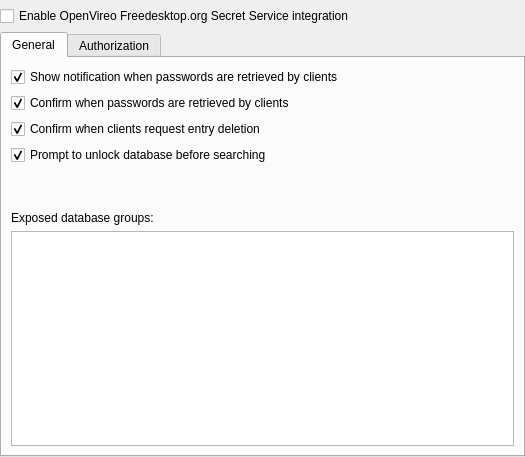
<?xml version="1.0" encoding="UTF-8"?>
<ui version="4.0">
 <class>SettingsWidgetFdoSecrets</class>
 <widget class="QWidget" name="SettingsWidgetFdoSecrets">
  <property name="geometry">
   <rect>
    <x>0</x>
    <y>0</y>
    <width>525</width>
    <height>457</height>
   </rect>
  </property>
  <property name="windowTitle">
   <string>Options</string>
  </property>
  <layout class="QVBoxLayout" name="verticalLayout">
   <property name="leftMargin">
    <number>0</number>
   </property>
   <property name="topMargin">
    <number>0</number>
   </property>
   <property name="rightMargin">
    <number>0</number>
   </property>
   <property name="bottomMargin">
    <number>0</number>
   </property>
   <item>
    <widget class="MessageWidget" name="warningMsg" native="true"/>
   </item>
   <item>
    <widget class="QCheckBox" name="enableFdoSecretService">
     <property name="text">
      <string>Enable OpenVireo Freedesktop.org Secret Service integration</string>
     </property>
    </widget>
   </item>
   <item>
    <widget class="QTabWidget" name="tabWidget">
     <property name="currentIndex">
      <number>0</number>
     </property>
     <widget class="QWidget" name="tab">
      <attribute name="title">
       <string>General</string>
      </attribute>
      <layout class="QVBoxLayout" name="verticalLayout_2">
       <item>
        <widget class="QCheckBox" name="showNotification">
         <property name="text">
          <string>Show notification when passwords are retrieved by clients</string>
         </property>
         <property name="checked">
          <bool>true</bool>
         </property>
        </widget>
       </item>
       <item>
        <widget class="QCheckBox" name="confirmAccessItem">
         <property name="toolTip">
          <string>&lt;html&gt;&lt;head/&gt;&lt;body&gt;&lt;p&gt;If enabled, any attempt to read a password must be confirmed. Otherwise, clients can read passwords without confirmation when the database is unlocked.&lt;/p&gt;&lt;p&gt;This option only covers the access to the password of an entry. Clients can always enumerate the items of exposed databases and query their attributes.&lt;/p&gt;&lt;/body&gt;&lt;/html&gt;</string>
         </property>
         <property name="text">
          <string>Confirm when passwords are retrieved by clients</string>
         </property>
         <property name="checked">
          <bool>true</bool>
         </property>
        </widget>
       </item>
       <item>
        <widget class="QCheckBox" name="confirmDeleteItem">
         <property name="toolTip">
          <string>&lt;html&gt;&lt;head/&gt;&lt;body&gt;&lt;p&gt;This setting does not override disabling recycle bin prompts &lt;/p&gt;&lt;/body&gt;&lt;/html&gt;</string>
         </property>
         <property name="text">
          <string>Confirm when clients request entry deletion</string>
         </property>
         <property name="checked">
          <bool>true</bool>
         </property>
        </widget>
       </item>
       <item>
        <widget class="QCheckBox" name="unlockBeforeSearch">
         <property name="toolTip">
          <string>&lt;html&gt;&lt;head/&gt;&lt;body&gt;&lt;p&gt;This improves compatibility with certain applications which search for password without unlocking the database first.&lt;/p&gt;&lt;p&gt;But enabling this may also crash the client if the database can not be unlocked within a certain timeout. (Usually 25s, but may be a different value set in applications.) &lt;/p&gt;&lt;/body&gt;&lt;/html&gt;</string>
         </property>
         <property name="text">
          <string>Prompt to unlock database before searching</string>
         </property>
         <property name="checked">
          <bool>true</bool>
         </property>
        </widget>
       </item>
       <item>
        <spacer name="verticalSpacer">
         <property name="orientation">
          <enum>Qt::Vertical</enum>
         </property>
         <property name="sizeType">
          <enum>QSizePolicy::Preferred</enum>
         </property>
         <property name="sizeHint" stdset="0">
          <size>
           <width>20</width>
           <height>40</height>
          </size>
         </property>
        </spacer>
       </item>
       <item>
        <widget class="QLabel" name="label_2">
         <property name="text">
          <string>Exposed database groups:</string>
         </property>
        </widget>
       </item>
       <item>
        <widget class="QTableView" name="tableDatabases">
         <property name="focusPolicy">
          <enum>Qt::NoFocus</enum>
         </property>
         <property name="editTriggers">
          <set>QAbstractItemView::NoEditTriggers</set>
         </property>
         <property name="selectionMode">
          <enum>QAbstractItemView::NoSelection</enum>
         </property>
         <property name="selectionBehavior">
          <enum>QAbstractItemView::SelectRows</enum>
         </property>
         <attribute name="verticalHeaderVisible">
          <bool>false</bool>
         </attribute>
        </widget>
       </item>
      </layout>
     </widget>
     <widget class="QWidget" name="tab_2">
      <attribute name="title">
       <string>Authorization</string>
      </attribute>
      <layout class="QVBoxLayout" name="verticalLayout_3">
       <item>
        <widget class="QLabel" name="label">
         <property name="text">
          <string>These applications are currently connected:</string>
         </property>
        </widget>
       </item>
       <item>
        <widget class="QTableView" name="tableClients">
         <property name="focusPolicy">
          <enum>Qt::NoFocus</enum>
         </property>
         <property name="editTriggers">
          <set>QAbstractItemView::NoEditTriggers</set>
         </property>
         <property name="selectionMode">
          <enum>QAbstractItemView::NoSelection</enum>
         </property>
         <property name="selectionBehavior">
          <enum>QAbstractItemView::SelectRows</enum>
         </property>
         <attribute name="verticalHeaderVisible">
          <bool>false</bool>
         </attribute>
        </widget>
       </item>
      </layout>
     </widget>
    </widget>
   </item>
  </layout>
 </widget>
 <customwidgets>
  <customwidget>
   <class>MessageWidget</class>
   <extends>QWidget</extends>
   <header>gui/MessageWidget.h</header>
   <container>1</container>
  </customwidget>
 </customwidgets>
 <resources/>
 <connections/>
</ui>
